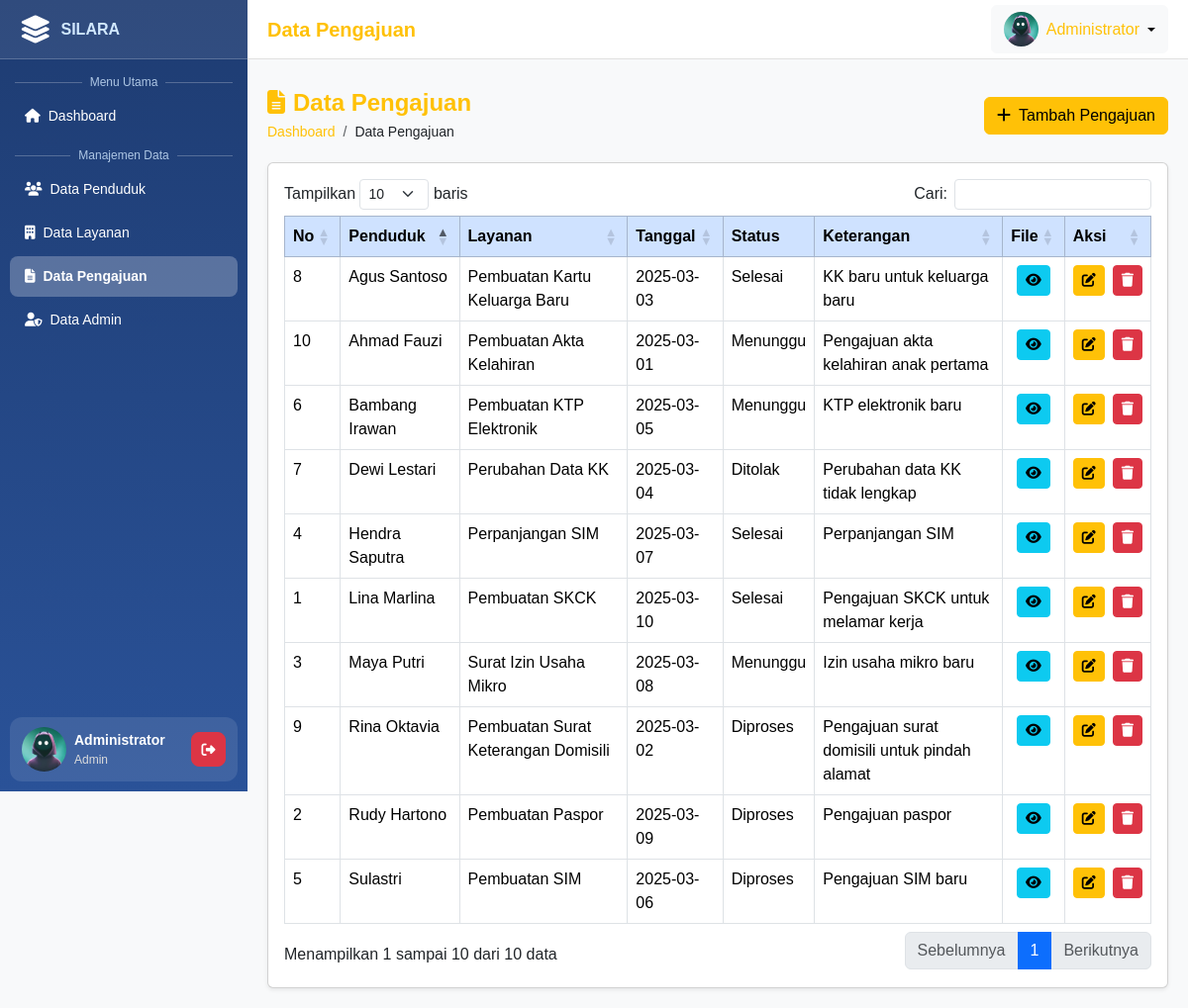
The app's page /dashboard/pengajuan.php (signed in) with its own data.
### tables this page shows
CREATE TABLE `pengajuan` (
  `id_pengajuan` INT AUTO_INCREMENT PRIMARY KEY,
  `nik` VARCHAR(20) NOT NULL,
  `id_layanan` INT NOT NULL,
  `tanggal_pengajuan` DATE DEFAULT CURRENT_DATE,
  `status` ENUM('Menunggu','Diproses','Selesai','Ditolak') DEFAULT 'Menunggu',
  `keterangan` TEXT,
  `file_pendukung` VARCHAR(255),
  `created_at` TIMESTAMP DEFAULT CURRENT_TIMESTAMP,
  FOREIGN KEY (`nik`) REFERENCES `penduduk`(`nik`) ON DELETE CASCADE ON UPDATE CASCADE,
  FOREIGN KEY (`id_layanan`) REFERENCES `layanan`(`id_layanan`) ON DELETE CASCADE ON UPDATE CASCADE,
  INDEX (`nik`),
  INDEX (`id_layanan`)
);

CREATE TABLE `penduduk` (
  `nik` VARCHAR(20) PRIMARY KEY,
  `nama_pemohon` VARCHAR(100) NOT NULL,
  `email` VARCHAR(100),
  `tanggal_lahir` DATE,
  `no_telpon` VARCHAR(20),
  `desa` VARCHAR(100),
  `kecamatan` VARCHAR(100),
  `created_at` TIMESTAMP DEFAULT CURRENT_TIMESTAMP
);

CREATE TABLE `layanan` (
  `id_layanan` INT AUTO_INCREMENT PRIMARY KEY,
  `nama_layanan` VARCHAR(150) NOT NULL,
  `kategori` VARCHAR(100),
  `deskripsi` TEXT,
  `syarat_dokumen` TEXT,
  `created_at` TIMESTAMP DEFAULT CURRENT_TIMESTAMP
);

### dashboard/pengajuan.php (the view, shortened to what this page needs)
<?php
include '../config/db.php';
$user = $_SESSION['user'];
$role = $_SESSION['role'];
$photo = !empty($user['photo']) ? '../uploads/' . $user['photo'] : '../uploads/profile.png';
$query = "SELECT p.*, pd.nama_pemohon, l.nama_layanan
          FROM pengajuan p
          JOIN penduduk pd ON p.nik = pd.nik
          JOIN layanan l ON p.id_layanan = l.id_layanan
          ORDER BY p.tanggal_pengajuan DESC";
$result = $conn->query($query);
?>
<!DOCTYPE html>
<html lang="id">
<head>
    <link href="https://cdn.jsdelivr.net/npm/bootstrap@5.3.3/dist/css/bootstrap.min.css" rel="stylesheet">
    <link href="https://cdnjs.cloudflare.com/ajax/libs/font-awesome/6.4.2/css/all.min.css" rel="stylesheet">
    <link rel="stylesheet" href="https://cdn.datatables.net/1.13.6/css/dataTables.bootstrap5.min.css">
    <link rel="stylesheet" href="https://cdnjs.cloudflare.com/ajax/libs/dropzone/5.9.3/min/dropzone.min.css" />
</head>
<body>
    <div class="drawer">
        <div class="drawer-header">
            <i class="fa-solid fa-layer-group app-icon fs-3"></i>
            <h6 class="app-name mb-0">SILARA</h6>
        </div>
        <div class="menu-section mt-1">
            <div class="menu-divider"><span>Menu Utama</span></div>
            <a href="index.php"><i class="fa fa-home me-2"></i><span>Dashboard</span></a>
            <?php if ($role === 'admin'): ?>
                <div class="menu-divider"><span>Manajemen Data</span></div>
                <a href="penduduk.php"><i class="fa fa-users me-2"></i><span>Data Penduduk</span></a>
                <a href="layanan.php"><i class="fa fa-building me-2"></i><span>Data Layanan</span></a>
                <a href="pengajuan.php" class="active"><i class="fa fa-file-alt me-2"></i><span>Data Pengajuan</span></a>
                <a href="admin.php"><i class="fa fa-user-shield me-2"></i><span>Data Admin</span></a>
            <?php elseif ($role === 'layanan'): ?>
                <div class="menu-divider"><span>Layanan</span></div>
                <a href="pengajuan.php" class="active"><i class="fa fa-file-alt me-2"></i><span>Pengajuan Masuk</span></a>
            <?php elseif ($role === 'penduduk'): ?>
                <div class="menu-divider"><span>Layanan Warga</span></div>
                <a href="buat_pengajuan.php"><i class="fa fa-edit me-2"></i><span>Buat Pengajuan</span></a>
                <a href="status.php"><i class="fa fa-list me-2"></i><span>Status Pengajuan</span></a>
            <?php endif; ?>
        </div>
        <div class="user-card">
            <div class="d-flex align-items-center">
                <img id="userPhoto" src="<?= htmlspecialchars($photo) ?>" alt="User">
                <div class="user-details ms-2">
                    <div class="name"><?= htmlspecialchars($user['nama_admin']) ?></div>
                    <div class="role text-capitalize"><?= htmlspecialchars($role) ?></div>
                </div>
            </div>
            <button id="logoutBtn" class="btn btn-sm btn-danger d-flex align-items-center justify-content-center"
                style="border-radius: 8px; width: 35px; height: 35px;">
                <i class="fa fa-sign-out-alt"></i>
            </button>
        </div>
    </div>
    <div class="topbar">
        <h5 class="fw-bold text-warning mb-0">Data Pengajuan</h5>
        <div class="dropdown">
            <button class="btn btn-light dropdown-toggle d-flex align-items-center" type="button" id="userDropdown"
                data-bs-toggle="dropdown" aria-expanded="false">
                <img src="<?= htmlspecialchars($photo) ?>" alt="User" class="rounded-circle me-2" width="35"
                    height="35">
                <span class="text-warning fw-medium"><?= htmlspecialchars($user['nama_admin']) ?></span>
            </button>
        </div>
    </div>
    <div class="content">
        <div class="page-header">
            <div>
                <h4 class="fw-bold mb-1 text-warning"><i class="fa fa-file-alt me-2"></i>Data Pengajuan</h4>
                <nav aria-label="breadcrumb">
                    <ol class="breadcrumb">
                        <li class="breadcrumb-item"><a href="index.php"
                                class="text-decoration-none text-warning">Dashboard</a></li>
                        <li class="breadcrumb-item active text-dark" aria-current="page">Data Pengajuan</li>
                    </ol>
                </nav>
            </div>
            <button class="btn btn-warning" data-bs-toggle="modal" data-bs-target="#modalTambah"><i
                    class="fa fa-plus me-1"></i> Tambah Pengajuan</button>
        </div>
        <div class="card shadow-sm">
            <div class="card-body">
                <table class="table table-bordered table-hover" id="dataTable">
                    <thead class="table-primary">
                        <tr>
                            <th>No</th>
                            <th>Penduduk</th>
                            <th>Layanan</th>
                            <th>Tanggal</th>
                            <th>Status</th>
                            <th>Keterangan</th>
                            <th>File</th>
                            <th>Aksi</th>
                        </tr>
                    </thead>
                    <tbody>
                        <?php
                        $no = 1;
                        while ($r = $result->fetch_assoc()): ?>
                            <tr>
                                <td><?= $no++; ?></td>
                                <td><?= htmlspecialchars($r['nama_pemohon']) ?></td>
                                <td><?= htmlspecialchars($r['nama_layanan']) ?></td>
                                <td><?= $r['tanggal_pengajuan'] ?></td>
                                <td><?= $r['status'] ?></td>
                                <td><?= htmlspecialchars($r['keterangan']) ?></td>
                                <td class="text-center">
                                    <?php if (!empty($r['file_pendukung'])): ?>
                                        <a href="../uploads/<?= $r['file_pendukung'] ?>" target="_blank"
                                            class="btn btn-sm btn-info">
                                            <i class="fa fa-eye"></i>
                                        </a>
                                    <?php else: ?>
                                        <button class="btn btn-sm btn-secondary" disabled>
                                            <i class="fa fa-eye-slash"></i>
                                        </button>
                                    <?php endif; ?>
                                </td>
                                <td class="text-center">
                                    <div class="d-flex justify-content-center gap-2">
                                        <button class="btn btn-warning btn-sm" data-bs-toggle="modal"
                                            data-bs-target="#modalEdit<?= $r['id_pengajuan'] ?>"><i
                                                class="fa fa-edit"></i></button>
                                        <button class="btn btn-danger btn-sm" data-bs-toggle="modal"
                                            data-bs-target="#modalHapus<?= $r['id_pengajuan'] ?>"><i
                                                class="fa fa-trash"></i></button>
                                    </div>
                                </td>
                            </tr>
                        <?php endwhile; ?>
                    </tbody>
                </table>
            </div>
        </div>
    </div>
</body>
</html>

### dashboard/pengajuan.php (style rules this page uses)
* { scrollbar-width: thin; scrollbar-color: #2a5298 #f1f1f1; }
body { background-color: #f8f9fa; font-family: "Poppins", sans-serif; }
.drawer { width: 250px; height: 100vh; background: linear-gradient(180deg, #1e3c72, #2a5298); color: #fff; position: fixed; left: 0; top: 0; display: flex; flex-direction: column; justify-content: space-between; z-index: 1000; }
.drawer-header { background: rgba(255, 255, 255, 0.08); border-bottom: 1px solid rgba(255, 255, 255, 0.2); height: 60px; display: flex; align-items: center; gap: 10px; padding: 0 20px; }
.drawer-header .app-icon { color: #ffffff; }
.drawer-header .app-name { color: #d1e8ff; font-weight: 600; font-size: 16px; }
.menu-section { flex: 1; overflow-y: auto; margin-top: 8px; }
.menu-section a { color: #fff; text-decoration: none; display: block; padding: 10px 15px; border-radius: 8px; margin: 3px 10px; transition: 0.3s; font-size: 14px; }
.menu-section a.active { background-color: rgba(255, 255, 255, 0.25); font-weight: 600; }
.menu-divider { display: flex; align-items: center; margin: 10px 15px 5px 15px; opacity: 0.8; }
.menu-divider::before, .menu-divider::after { content: ""; flex: 1; height: 1px; background: rgba(255, 255, 255, 0.3); }
.menu-divider span { font-size: 12px; color: #d1e8ff; padding: 0 8px; white-space: nowrap; }
.user-card { background-color: rgba(255, 255, 255, 0.1); margin: 10px; border-radius: 12px; padding: 10px 12px; display: flex; align-items: center; justify-content: space-between; transition: 0.3s; }
.user-card img { width: 45px; height: 45px; border-radius: 50%; object-fit: cover; }
.user-details .name { font-size: 14px; font-weight: 600; color: #fff; }
.user-details .role { font-size: 12px; color: #dcdcdc; }
.topbar { height: 60px; background-color: #ffffff; border-bottom: 1px solid #e0e0e0; position: fixed; top: 0; left: 250px; width: calc(100% - 250px); z-index: 900; display: flex; align-items: center; justify-content: space-between; padding: 0 20px; }
.content { margin-left: 250px; margin-top: 70px; padding: 20px; }
.page-header { display: flex; justify-content: space-between; align-items: center; flex-wrap: wrap; margin-bottom: 20px; }
.breadcrumb { font-size: 14px; margin-bottom: 0; }
.dropdown-toggle::after { margin-left: 0.5rem; }

### records on screen
pengajuan: nik.nama_pemohon "Lina Marlina", id_layanan.nama_layanan "Pembuatan SKCK", tanggal_pengajuan "2025-03-10", status "Selesai", keterangan "Pengajuan SKCK untuk melamar kerja"
pengajuan: nik.nama_pemohon "Rudy Hartono", id_layanan.nama_layanan "Pembuatan Paspor", tanggal_pengajuan "2025-03-09", status "Diproses", keterangan "Pengajuan paspor"
pengajuan: nik.nama_pemohon "Maya Putri", id_layanan.nama_layanan "Surat Izin Usaha Mikro", tanggal_pengajuan "2025-03-08", status "Menunggu", keterangan "Izin usaha mikro baru"
pengajuan: nik.nama_pemohon "Hendra Saputra", id_layanan.nama_layanan "Perpanjangan SIM", tanggal_pengajuan "2025-03-07", status "Selesai", keterangan "Perpanjangan SIM"
pengajuan: nik.nama_pemohon "Sulastri", id_layanan.nama_layanan "Pembuatan SIM", tanggal_pengajuan "2025-03-06", status "Diproses", keterangan "Pengajuan SIM baru"
pengajuan: nik.nama_pemohon "Bambang Irawan", id_layanan.nama_layanan "Pembuatan KTP Elektronik", tanggal_pengajuan "2025-03-05", status "Menunggu", keterangan "KTP elektronik baru"
pengajuan: nik.nama_pemohon "Dewi Lestari", id_layanan.nama_layanan "Perubahan Data KK", tanggal_pengajuan "2025-03-04", status "Ditolak", keterangan "Perubahan data KK tidak lengkap"
pengajuan: nik.nama_pemohon "Agus Santoso", id_layanan.nama_layanan "Pembuatan Kartu Keluarga Baru", tanggal_pengajuan "2025-03-03", status "Selesai", keterangan "KK baru untuk keluarga baru"
pengajuan: nik.nama_pemohon "Rina Oktavia", id_layanan.nama_layanan "Pembuatan Surat Keterangan Domisili", tanggal_pengajuan "2025-03-02", status "Diproses", keterangan "Pengajuan surat domisili untuk pindah alamat"
pengajuan: nik.nama_pemohon "Ahmad Fauzi", id_layanan.nama_layanan "Pembuatan Akta Kelahiran", tanggal_pengajuan "2025-03-01", status "Menunggu", keterangan "Pengajuan akta kelahiran anak pertama"

### other values on screen
$user['nama_admin'] "Administrator"
$role "Admin"
